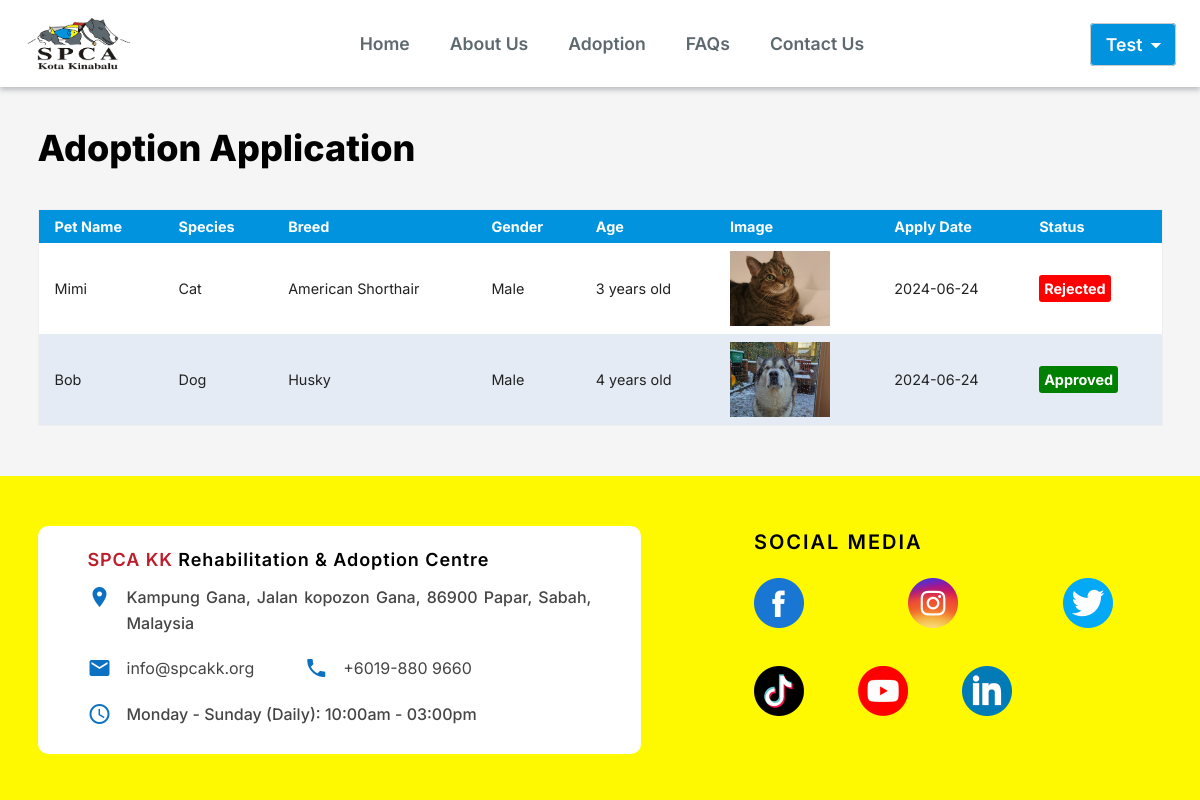
/view-application.php (signed in), run on the app's committed database.
### tables this page shows
CREATE TABLE `question` (
  `apply_id` int(11) NOT NULL,
  `Q1` text NOT NULL,
  `Q2` text NOT NULL,
  `Q3` text NOT NULL,
  `Q4` text NOT NULL,
  `Q5` text NOT NULL,
  `adopter_name` varchar(255) NOT NULL,
  `adoptpet_id` int(11) NOT NULL,
  `apply_date` date NOT NULL DEFAULT current_timestamp(),
  `status` varchar(255) NOT NULL
);

CREATE TABLE `pet` (
  `pet_id` int(10) NOT NULL,
  `pet_name` varchar(255) NOT NULL,
  `gender` varchar(255) NOT NULL,
  `age` varchar(255) NOT NULL,
  `species` varchar(255) NOT NULL,
  `breed` varchar(255) NOT NULL,
  `vaccination_status` varchar(255) NOT NULL,
  `description` text NOT NULL,
  `image` blob NOT NULL,
  `intake_date` date NOT NULL,
  `created_date` date NOT NULL DEFAULT current_timestamp()
);

### view-application.php (the view, shortened to what this page needs)
<?php
require('include/header.php');
require('include/database.php');
$email = $_SESSION['email'];
?>
<!DOCTYPE html>
<html lang="en">
<head>
    <link rel="stylesheet" href="https://cdnjs.cloudflare.com/ajax/libs/font-awesome/5.15.4/css/all.min.css">
</head>
<body>
    <div class="container">
        <h1>Adoption Application</h1>
        <div class="table-responsive">
            <?php
            $sql = "SELECT q.*, p.image, p.pet_name, p.species, p.breed, p.gender, p.age
                    FROM question q
                    JOIN pet p ON q.adoptpet_id = p.pet_id
                    WHERE q.adopter_name = '$email'";
            $result = mysqli_query($conn, $sql);
            if (mysqli_num_rows($result) > 0) {
                echo "<table>";
                echo "<thead>";
                echo "<tr>";
                echo "<td>Pet Name</td>";
                echo "<td>Species</td>";
                echo "<td>Breed</td>";
                echo "<td>Gender</td>";
                echo "<td>Age</td>";
                echo "<td>Image</td>";
                 echo "<td>Apply Date</td>";
                echo "<td>Status</td>";
                echo "</tr>";
                echo "</thead>";
                echo "<tbody>";
                while ($row = mysqli_fetch_assoc($result)) {
                    echo "<tr>";
                    echo "<td>" . $row['pet_name'] . "</td>";
                    echo "<td>" . $row['species'] . "</td>";
                    echo "<td>" . $row['breed'] . "</td>";
                    echo "<td>" . $row['gender'] . "</td>";
                    echo "<td>" . $row['age'] . "</td>";
                    echo "<td><img src='admin/uploads/" . $row['image'] . "' width='100px;' alt='Image'></td>";
                    echo "<td>" . $row['apply_date'] . "</td>";
                    $statusStyle = '';
                    if ($row['status'] == 'Approved') {
                        $statusStyle = 'background-color: green; color: white; font-weight: bold; padding: 5px; border-radius: 3px;';
                    } elseif ($row['status'] == 'Rejected') {
                        $statusStyle = 'background-color: red; color: white; font-weight: bold; padding: 5px; border-radius: 3px;';
                    } else {
                        $statusStyle = 'color: black; font-weight: bold;';
                    }
                    echo "<td><span style='$statusStyle'>" . $row['status'] . "</span></td>";
                    echo "</tr>";
                }
                echo "</tbody>";
                echo "</table>";
            } else {
                echo "<div style='text-align:center;font-weight: 600;'>-- NO RECORD FOUND --</div>";
            }
            ?>
        </div>
        <div class="spacing"></div>
    </div>
</body>
</html>
<?php require_once('include/footer.php'); ?>

### include/header.css (style rules this page uses)
* { padding: 0; margin: 0; font-family: 'Inter'; text-decoration: none; list-style: none; }
:root { --text-color: #5E696F; --main-color: #0193DE; }

### common.css (style rules this page uses)
body { font-family: 'Inter'; font-weight: 500; font-size: 16px; line-height: 1.8; }
h1 { font-size: 36px; font-weight: 800; color: #000000; line-height: 2.0; }

### view-application.php (style rules this page uses)
html, body { max-width: 100%; overflow-x: hidden; }
.container { text-align: justify; line-height: 1.6; width: 62.5vw; margin: auto; }
.spacing { height: 50px; }
@media (max-width: 1280px) { .container { width: 93.75vw; } }
body { font-family: Arial, sans-serif; background-color: #f5f5f5; margin: 0; padding: 0; }
.table-responsive { width: 100%; overflow-x: auto; }
table { border-collapse: collapse; border: 1px solid #eee; width: 100%; }
thead td { font-weight: 700; background: #0193DE; color: #fff; }
tbody tr:nth-child(odd) { background: #fff; }
td { padding: .5rem 1rem; font-size: .9rem; color: #222; }
tbody tr:nth-child(even) { background: #E4EBF4; }
h1 { font-size: 1.7rem; font-weight: 800; color: #000000; line-height: 2.0; margin: 0.7em 0 .7em 0; }

### data on the page
question: pet.pet_name "Mimi", pet.species "Cat", pet.breed "American Shorthair", pet.gender "Male", pet.age "3 years old", pet.image (picture), apply_date "2024-06-24", status "Rejected"
question: pet.pet_name "Bob", pet.species "Dog", pet.breed "Husky", pet.gender "Male", pet.age "4 years old", pet.image (picture), apply_date "2024-06-24", status "Approved"

### other printed values
$username "Test"
